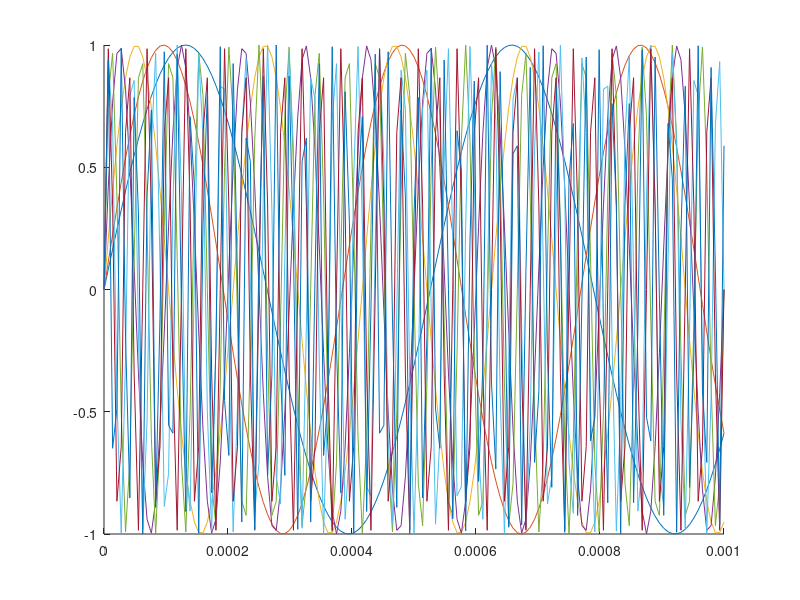
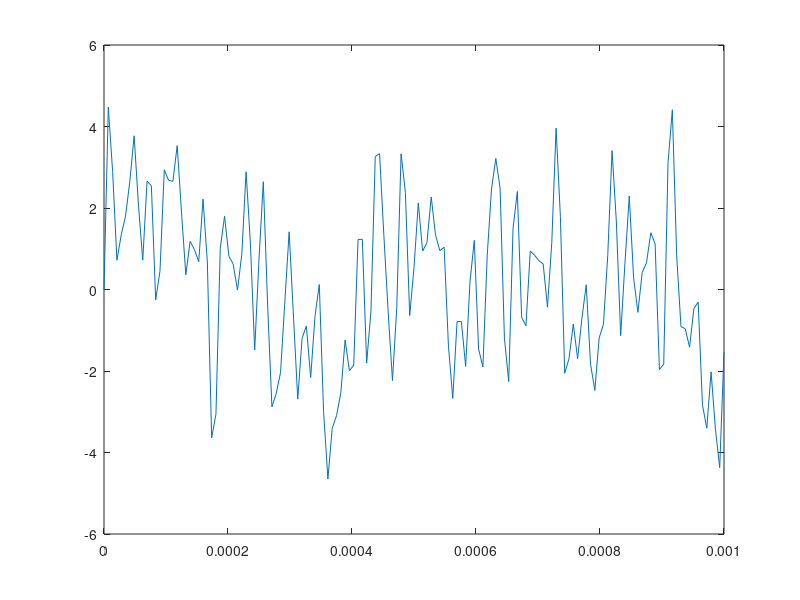

MATLAB code to generate these figures, in order:
%% Generate 8 signals with different frequencies
%% Generate the first signal
Fs = 144000; % Sampling rate of 44.1 kHz
T = 0:1/Fs:0.001;
F1 = 1900;  % Frequency of signal 1 is 1.9 kHz
Signal1 = sin(2 * pi * T * F1);

%% Generate the second signal
F2 = 2600;  % Frequency of signal 1 is 2.6 kHz
Signal2 = sin(2 * pi * T * F2);

%% Generate the third signal
F3 = 4800;  % Frequency of signal 1 is 4.8 kHz
Signal3 = sin(2 * pi * T * F3);

%% Generate the fourth signal
F4 = 10000;  % Frequency of signal 1 is 10 kHz
Signal4 = sin(2 * pi * T * F4);

%% Generate the fifth signal
F5 = 21000;  % Frequency of signal 1 is 21 kHz
Signal5 = sin(2 * pi * T * F5);

%% Generate the sixth signal
F6 = 27500;  % Frequency of signal 1 is 27.5 kHz
Signal6 = sin(2 * pi * T * F6);

%% Generate the seventh signal
F7 = 32000;  % Frequency of signal 1 is 32 kHz
Signal7 = sin(2 * pi * T * F7);

%% Generate the eighth signal
F8 = 44100;  % Frequency of signal 1 is 44.1 kHz
Signal8 = sin(2 * pi * T * F8);

figure(1)
hold on;
plot(T, Signal1)
plot(T, Signal2)
plot(T, Signal3)
plot(T, Signal4)
plot(T, Signal5)
plot(T, Signal6)
plot(T, Signal7)
plot(T, Signal8)
hold off;

figure(2)
plot(T, Signal1 + Signal2 + Signal3 + Signal4 + Signal5 + Signal6 + Signal7 + Signal8)